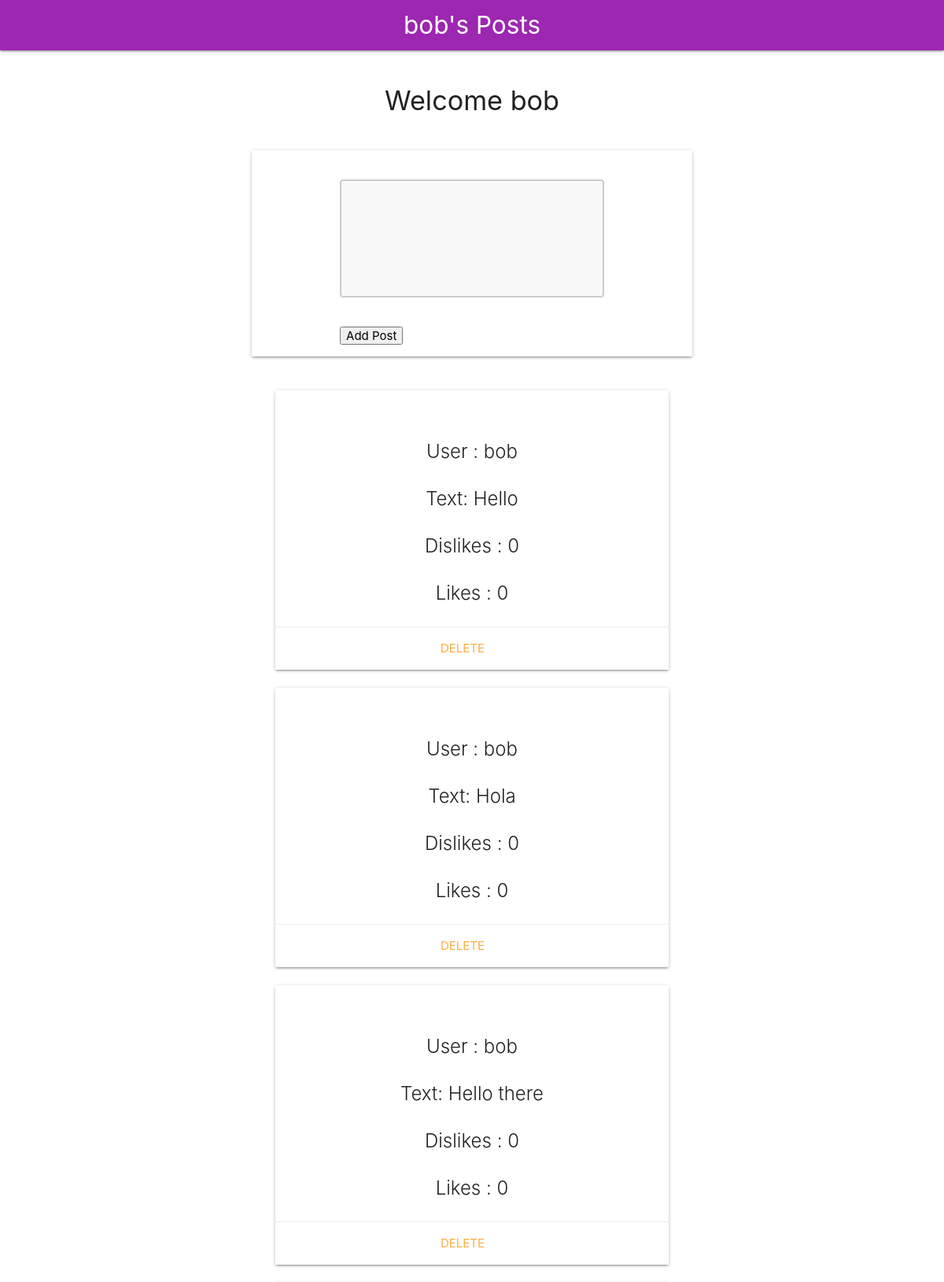
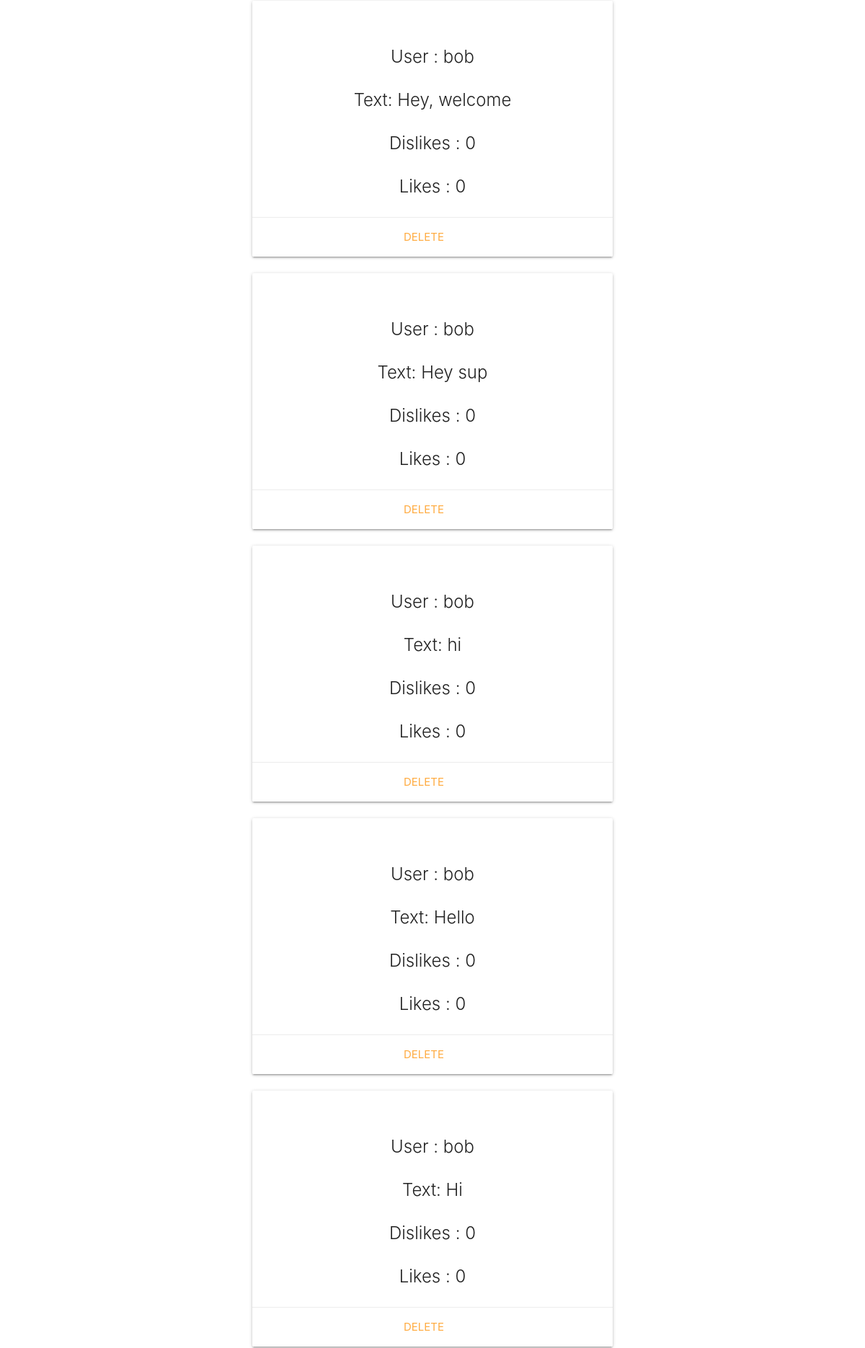
Page /get_posts (signed in, upper part) on the committed database (2 pictures, top to bottom).
### models.py (models this page shows, shortened)
class User(UserMixin, db.Model): #got this from lab 5
    id = db.Column(db.Integer, primary_key=True)
    username = db.Column(db.String(80), unique=True, nullable=False)
    email = db.Column(db.String(120), unique=True, nullable=False)
    password = db.Column(db.String(120), nullable=False)

class Post(db.Model):
    id = db.Column(db.Integer, primary_key = True)
    userId = db.Column(db.Integer, db.ForeignKey('user.id'), nullable=False)
    text = db.Column(db.String(225), nullable=False)
    reacts = db.relationship('UserReact', backref='userreact', lazy=True, cascade="all, delete-orphan")
    def getTotalLikes (self):
        numLikes = 0
        for react in self.reacts:
            if react == 'like':
                numLikes += 1
        return numLikes
    def getTotalDislikes (self):
        numDislikes = 0
        for react in self.reacts:
            if react == 'dislike':
                numDislikes += 1
        return numDislikes
    def toDict(self):
        return{
            "id": self.id,
            "userId": self.userId,
            "text": self.text,
            "reacts": self.reacts,
        }

### main.py (the view)
@app.route('/get_posts', methods=['GET']) #Reference extra lab - working function
def get_posts():
  posts = Post.query.all()
  results = []
  for post in posts:
    rec = post.toDict()
    rec['Likes'] = post.getTotalLikes()
    rec['Dislikes'] = post.getTotalDislikes()
    results.append(rec)
  return render_template('app.html', posts=results)

### main.py (called while the page is built)
@login_manager.user_loader
def load_user(user_id):
    return User.query.get(user_id)

### templates/app.html (shortened to what this page needs)
{% extends "layout.html" %}
{% block page %} {{ current_user.username }}'s Posts {% endblock %}
{% block content %}
    {% if current_user.is_authenticated %}
        <div id="content">
            <div class="container">
            <br>
                <div class="row">
                   <h4 style= "text-align: center"> Welcome {{ current_user.username }} </h4>
                   <br>
                    <form class="col s12 m8 offset-m2 card-panel"  action="/add_post" method="POST">
                        <div class="input-field col s12 m8 offset-m2">
                        <br>
                            <textarea name ="textarea"> </textarea>
                        </div>
                        <div class="input-field col s12 m8 offset-m2">
                            <button type = "submit" >
						        Add Post
					        </button>
                        </div>
                    </form>
                </div>
            </div>
        </div>
        <div id="content">
        <div class="container">
            {% for post in posts %}
               <li class = "cardCollection">
                    <form class= "card panel " style= "width: 500px;">
                        <span class="card-title" style="text-align:center;">
                        <br>
                            <p> User : {{current_user.username }}
                            <p> Text: {{post.text}} </p>
                            <p> Dislikes : {{post['Dislikes']}} </p>
                            <p> Likes : {{post['Likes']}} </p>
                        </span>
                        <div class="card-action" style="text-align:center;">
                            <a href="/deletePost/{{post.id}}">DELETE</a>
                        </div>
                    </form>
                </li>
            {% endfor %}
        </div>
        </div>
    {% endif %}
{% endblock %}

### templates/layout.html (shortened to what this page needs)
<!DOCTYPE html>
<html lang="en">
<head>
    <link rel="stylesheet" href="https://cdnjs.cloudflare.com/ajax/libs/materialize/1.0.0/css/materialize.min.css">
  </head>
  <body>
    <nav class="purple">
      <div class="nav-wrapper">
        <a href="#!" class="brand-logo center">{% block page %}{% endblock %}</a>
      </div>
    </nav>
    <div id="content">{% block content %}{% endblock %}</div>
  </body>
</html>

### templates/app.html (style rules this page uses)
textarea { width: 100%; height: 150px; padding: 12px 20px; box-sizing: border-box; border: 2px solid #ccc; border-radius: 4px; background-color: #f8f8f8; resize: none; }
.cardCollection { display: flex; justify-content: center; }

### rows in the picture
User: username "bob"
Post: text "Hello", Dislikes "0", Likes "0"
Post: text "Hola", Dislikes "0", Likes "0"
Post: text "Hello there", Dislikes "0", Likes "0"
Post: text "Hey, welcome", Dislikes "0", Likes "0"
Post: text "Hey sup", Dislikes "0", Likes "0"
Post: text "hi", Dislikes "0", Likes "0"
Post: text "Hello", Dislikes "0", Likes "0"
Post: text "Hi", Dislikes "0", Likes "0"
